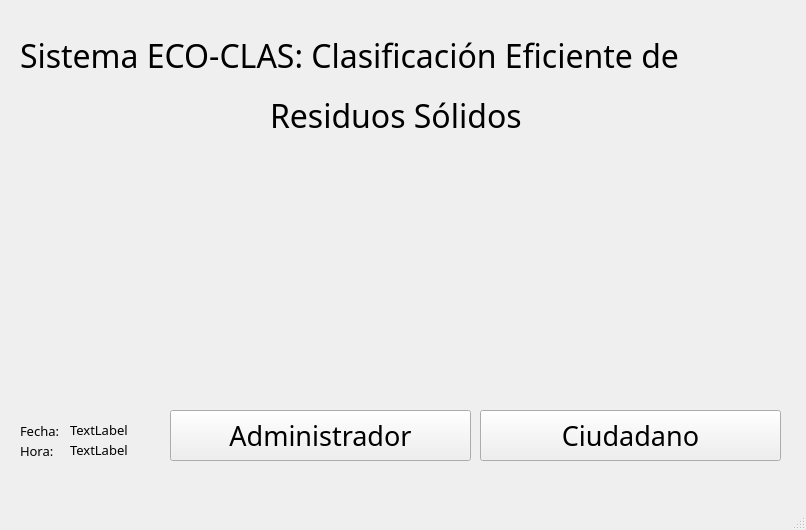
<?xml version="1.0" encoding="UTF-8"?>
<ui version="4.0">
 <class>MainWindow</class>
 <widget class="QMainWindow" name="MainWindow">
  <property name="geometry">
   <rect>
    <x>0</x>
    <y>0</y>
    <width>806</width>
    <height>530</height>
   </rect>
  </property>
  <property name="windowTitle">
   <string>MainWindow</string>
  </property>
  <property name="styleSheet">
   <string notr="true">QMainWindow{
    color: rgba(255, 255, 255, 10) ;
	background-image: url(MMCA.png) 0 0 0 0 stretch stretch;
	opacity:80;
	position: relative;
    background-position: center;
    background-repeat: no-repeat;
    
}</string>
  </property>
  <widget class="QWidget" name="centralwidget">
   <widget class="QPushButton" name="Inventario">
    <property name="geometry">
     <rect>
      <x>480</x>
      <y>410</y>
      <width>301</width>
      <height>51</height>
     </rect>
    </property>
    <property name="palette">
     <palette>
      <active/>
      <inactive/>
      <disabled/>
     </palette>
    </property>
    <property name="font">
     <font>
      <family>Mongolian Baiti</family>
      <pointsize>20</pointsize>
     </font>
    </property>
    <property name="text">
     <string>Ciudadano</string>
    </property>
   </widget>
   <widget class="QPushButton" name="pronostico">
    <property name="geometry">
     <rect>
      <x>170</x>
      <y>410</y>
      <width>301</width>
      <height>51</height>
     </rect>
    </property>
    <property name="font">
     <font>
      <family>Mongolian Baiti</family>
      <pointsize>20</pointsize>
     </font>
    </property>
    <property name="text">
     <string>Administrador</string>
    </property>
   </widget>
   <widget class="QLabel" name="label">
    <property name="geometry">
     <rect>
      <x>20</x>
      <y>420</y>
      <width>51</width>
      <height>21</height>
     </rect>
    </property>
    <property name="font">
     <font>
      <family>Microsoft Tai Le</family>
      <pointsize>10</pointsize>
     </font>
    </property>
    <property name="text">
     <string>Fecha:</string>
    </property>
   </widget>
   <widget class="QLabel" name="Fecha">
    <property name="geometry">
     <rect>
      <x>70</x>
      <y>420</y>
      <width>91</width>
      <height>20</height>
     </rect>
    </property>
    <property name="font">
     <font>
      <family>Microsoft Tai Le</family>
      <pointsize>10</pointsize>
     </font>
    </property>
    <property name="text">
     <string>TextLabel</string>
    </property>
   </widget>
   <widget class="QLabel" name="label_3">
    <property name="geometry">
     <rect>
      <x>20</x>
      <y>440</y>
      <width>51</width>
      <height>21</height>
     </rect>
    </property>
    <property name="font">
     <font>
      <family>Microsoft Tai Le</family>
      <pointsize>10</pointsize>
     </font>
    </property>
    <property name="text">
     <string>Hora:</string>
    </property>
   </widget>
   <widget class="QLabel" name="Hora">
    <property name="geometry">
     <rect>
      <x>70</x>
      <y>440</y>
      <width>71</width>
      <height>20</height>
     </rect>
    </property>
    <property name="font">
     <font>
      <family>Microsoft Tai Le</family>
      <pointsize>10</pointsize>
     </font>
    </property>
    <property name="text">
     <string>TextLabel</string>
    </property>
   </widget>
   <widget class="QLabel" name="label_5">
    <property name="geometry">
     <rect>
      <x>20</x>
      <y>10</y>
      <width>781</width>
      <height>91</height>
     </rect>
    </property>
    <property name="font">
     <font>
      <family>Mongolian Baiti</family>
      <pointsize>24</pointsize>
     </font>
    </property>
    <property name="text">
     <string>Sistema ECO-CLAS: Clasificación Eficiente de </string>
    </property>
   </widget>
   <widget class="QLabel" name="label_6">
    <property name="geometry">
     <rect>
      <x>270</x>
      <y>70</y>
      <width>291</width>
      <height>91</height>
     </rect>
    </property>
    <property name="font">
     <font>
      <family>Mongolian Baiti</family>
      <pointsize>24</pointsize>
     </font>
    </property>
    <property name="text">
     <string>Residuos Sólidos</string>
    </property>
   </widget>
   <widget class="QLabel" name="label_2">
    <property name="geometry">
     <rect>
      <x>310</x>
      <y>160</y>
      <width>191</width>
      <height>201</height>
     </rect>
    </property>
    <property name="text">
     <string/>
    </property>
    <property name="pixmap">
     <pixmap>Municipalidad.png</pixmap>
    </property>
   </widget>
  </widget>
  <widget class="QMenuBar" name="menubar">
   <property name="geometry">
    <rect>
     <x>0</x>
     <y>0</y>
     <width>806</width>
     <height>26</height>
    </rect>
   </property>
  </widget>
  <widget class="QStatusBar" name="statusbar"/>
 </widget>
 <resources/>
 <connections/>
</ui>
